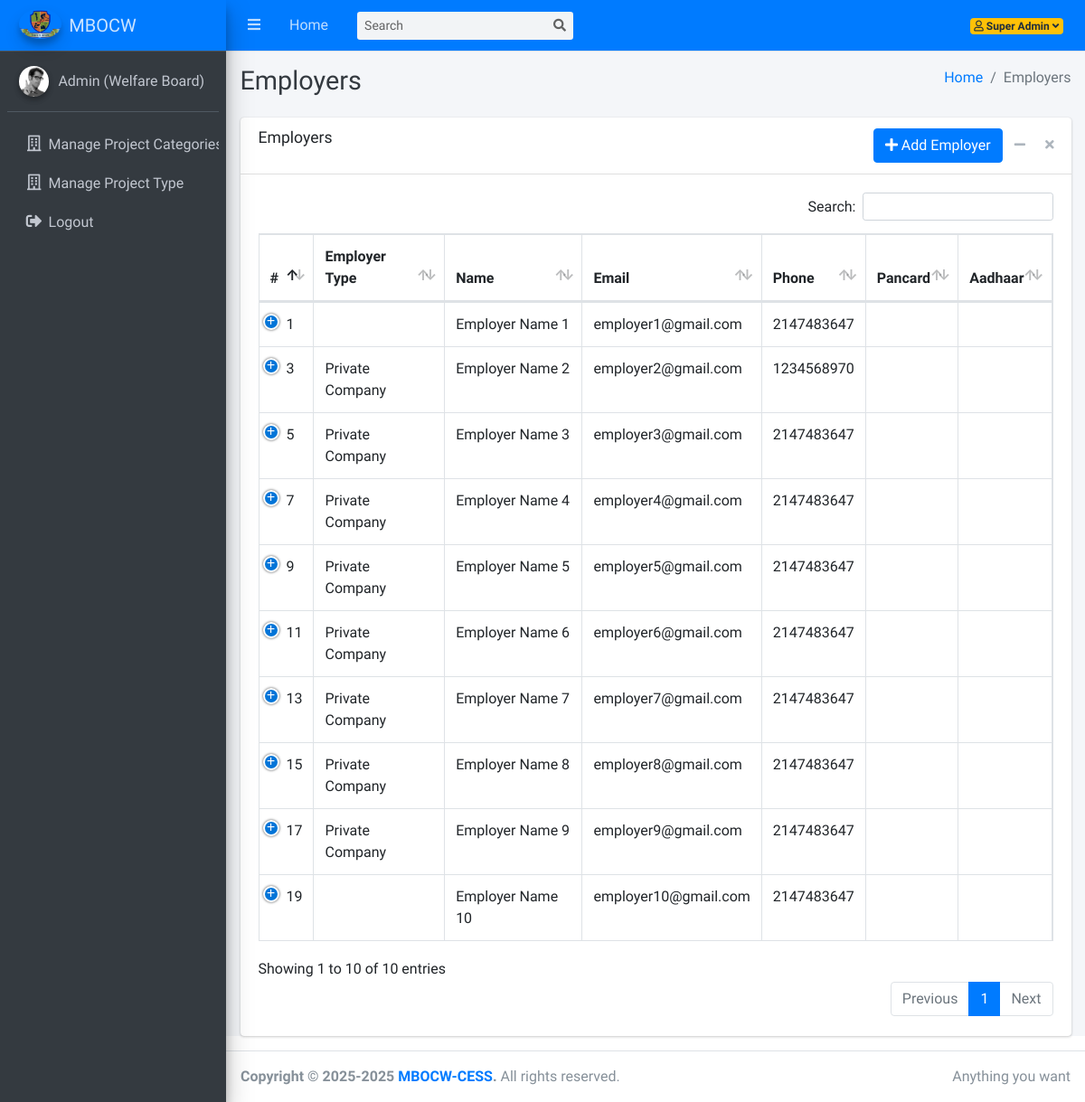
The page /dashboard/employers.php (signed in) on the database its author committed.
### tables this page shows
CREATE TABLE IF NOT EXISTS `employers` (
  `id` int NOT NULL AUTO_INCREMENT,
  `employer_type` enum('Individual','Private Company','Government Organization') NOT NULL,
  `name` varchar(255) NOT NULL,
  `email` text NOT NULL,
  `phone` int NOT NULL,
  `pancard` varchar(10) NOT NULL,
  `pancard_path` text NOT NULL,
  `aadhaar` text NOT NULL,
  `aadhaar_path` text NOT NULL,
  `gstn` varchar(255) NOT NULL,
  `is_active` int NOT NULL COMMENT '1=active, 2=inactive, 3=deleted	',
  `created_at` datetime NOT NULL DEFAULT CURRENT_TIMESTAMP,
  `created_by` int NOT NULL,
  PRIMARY KEY (`id`)
);

### dashboard/employers.php (the view, shortened to what this page needs)
<!DOCTYPE html>
<html lang="en">
<head>
  <link rel="stylesheet" href="../plugins/fontawesome-free/css/all.min.css">
  <link rel="stylesheet" href="../plugins/datatables-bs4/css/dataTables.bootstrap4.min.css">
  <link rel="stylesheet" href="../plugins/datatables-responsive/css/responsive.bootstrap4.min.css">
  <link rel="stylesheet" href="../dist/css/adminlte.min.css">
</head>
<body class="hold-transition sidebar-mini">
<div class="wrapper">
  <?php include('includes/navbar.php'); ?>
  <?php include('includes/sidebar.php'); ?>
  <div class="content-wrapper">
    <div class="content-header">
      <div class="container-fluid">
        <div class="row mb-2">
          <div class="col-sm-6">
            <h1 class="m-0 text-dark">Employers</h1>
          </div>
          <div class="col-sm-6">
            <ol class="breadcrumb float-sm-right">
              <li class="breadcrumb-item"><a href="#">Home</a></li>
              <li class="breadcrumb-item active">Employers</li>
            </ol>
          </div>
        </div>
      </div>
    </div>
    <div class="content">
        <div class="container-fluid">
            <div class="card">
            <div class="card-header">
                <h3 class="card-title">Employers</h3>
                <div class="card-tools">
                    <a href="add-employer.php" class="btn btn-primary" ><i class="fas fa-plus"></i> Add Employer</a>
                    <button type="button" class="btn btn-tool" data-card-widget="collapse" data-toggle="tooltip" title="Collapse"><i class="fas fa-minus"></i></button>
                    <button type="button" class="btn btn-tool" data-card-widget="remove" data-toggle="tooltip" title="Remove"><i class="fas fa-times"></i></button>
                </div>
            </div>
            <div class="card-body">
                <table id="example1" class="table table-bordered">
                    <thead>
                        <tr>
                            <th>#</th>
                            <th>Employer Type</th>
                            <th>Name</th>
                            <th>Email</th>
                            <th>Phone</th>
                            <th>Pancard</th>
                            <th>Aadhaar</th>
                        </tr>
                    </thead>
                    <tbody>
                        <?php
                        $sql = "SELECT * FROM employers ORDER BY id ASC";
                        $result = mysqli_query($conn, $sql);
                        $sr = 1;
                        if (mysqli_num_rows($result) > 0) {
                            while ($row = mysqli_fetch_assoc($result)) {
                                echo "<tr>";
                                echo "<td>".$sr++."</td>";
                                echo "<td>".htmlspecialchars($row['employer_type'])."</td>";
                                echo "<td>".htmlspecialchars($row['name'])."</td>";
                                echo "<td>".htmlspecialchars($row['email'])."</td>";
                                echo "<td>".htmlspecialchars($row['phone'])."</td>";
                                echo "<td>".htmlspecialchars($row['pancard'])."</td>";
                                echo "<td>".htmlspecialchars($row['aadhaar'])."</td>";
                                echo "</tr>";
                                $sr++;
                            }
                        } else {
                            echo "<tr><td colspan='9' class='text-center'>No Employer found</td></tr>";
                        }
                        ?>
                    </tbody>
                </table>
            </div>
          </div>
        </div>
    </div>
  </div>
  <?php include('includes/footer.php'); ?>
</div>
</body>
</html>

### rows shown on the page
employers: name "Employer Name 1", email "employer1@gmail.com", phone "2147483647"
employers: employer_type "Private Company", name "Employer Name 2", email "employer2@gmail.com", phone "1234568970"
employers: employer_type "Private Company", name "Employer Name 3", email "employer3@gmail.com", phone "2147483647"
employers: employer_type "Private Company", name "Employer Name 4", email "employer4@gmail.com", phone "2147483647"
employers: employer_type "Private Company", name "Employer Name 5", email "employer5@gmail.com", phone "2147483647"
employers: employer_type "Private Company", name "Employer Name 6", email "employer6@gmail.com", phone "2147483647"
employers: employer_type "Private Company", name "Employer Name 7", email "employer7@gmail.com", phone "2147483647"
employers: employer_type "Private Company", name "Employer Name 8", email "employer8@gmail.com", phone "2147483647"
employers: employer_type "Private Company", name "Employer Name 9", email "employer9@gmail.com", phone "2147483647"
employers: name "Employer Name 10", email "employer10@gmail.com", phone "2147483647"

### other values the page prints
$_SESSION['user_name'] "Super Admin"
$_SESSION['user_role_name'] "Admin (Welfare Board)"
